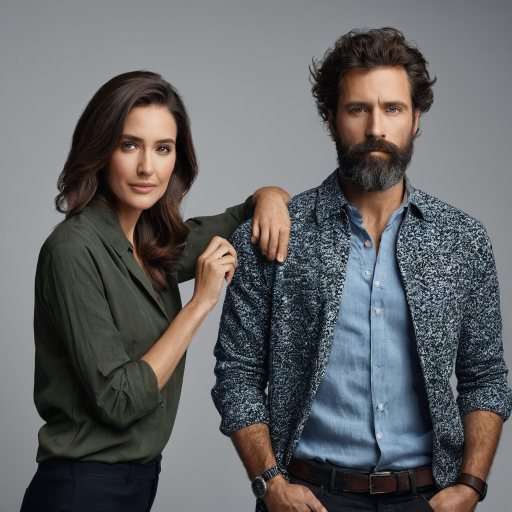
#> input picture Plan/Instructions/Operations/Pulled_Back_Artifacts/images/codex_wave25_contact_lower_upper_arm_reposition_seed210705_00001_.png, 1024 x 1024 px (shown at 1/2 size)
$ python -i run_wave64_reference_pose_depth_timelines.py   (imports and definitions only)
#> lines starting #> are read from the running program, lines starting #| are printed output that depends on the picture
#!/usr/bin/env python3
"""Build, execute, and validate Row022 pose and relative-depth timelines."""
from __future__ import annotations

import argparse
import hashlib
import json
import shutil
import statistics
import subprocess
import time
import urllib.parse
import urllib.request
from datetime import datetime
from pathlib import Path
from typing import Any

from PIL import Image, ImageChops, ImageDraw, ImageStat


ROOT = Path(__file__).resolve().parents[3]
TRACKER_ID = "TRK-W64-022"
ITEM_ID = "ITEM-W64-022"
POSE_NODE_ID = "200"
POSE_IMAGE_NODE_ID = "201"
POSE_JSON_NODE_ID = "202"
DEPTH_NODE_ID = "203"
DEPTH_IMAGE_NODE_ID = "204"


# [169 lines left out: functions rel, sha256, read_json, read_jsonl, write_json, write_jsonl and 6 more, not called in this run]


def image_metrics(path: Path) -> dict[str, Any]:
    with Image.open(path) as source:
#> source is the input picture: PIL image 1024x1024 RGB; mean R, G, B 99.2, 99.3, 100.3
        image = source.convert("RGB")
        gray = image.convert("L")
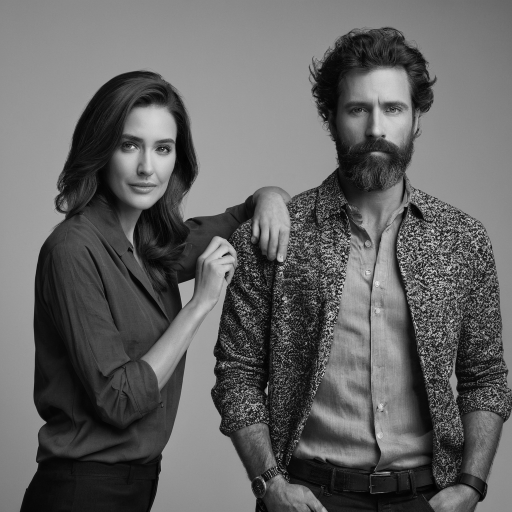
#> gray: PIL image 1024x1024 L (shown at 1/2 size); min 0, max 254, mean 99.3
        histogram = gray.histogram()
#> histogram = 256 values, max 17063 at index 153, min 0 at index 255, mean 4096
        pixel_count = gray.width * gray.height
#> pixel_count = 1048576
        nonblack = sum(histogram[2:]) / pixel_count
#> nonblack = 0.999
        occupied = [index for index, count in enumerate(histogram) if count]
#> occupied = 255 values from 0 to 254
        return {
            "width": image.width,
            "height": image.height,
            "stddev": float(ImageStat.Stat(gray).stddev[0]),
            "nonblack_ratio": nonblack,
            "dynamic_range": max(occupied) - min(occupied) if occupied else 0,
        }


# [407 lines left out: functions adjacent_mad, make_contact_sheet, evaluate_timelines, asset_preflight, main, not called in this run]


# [2 lines not run here, left out]

>>> result = image_metrics('../../Instructions/Operations/Pulled_Back_Artifacts/images/codex_wave25_contact_lower_upper_arm_reposition_seed210705_00001_.png')
#> result = {'width': 1024, 'height': 1024, 'stddev': 55.81, 'nonblack_ratio': 0.999, 'dynamic_range': 254}
